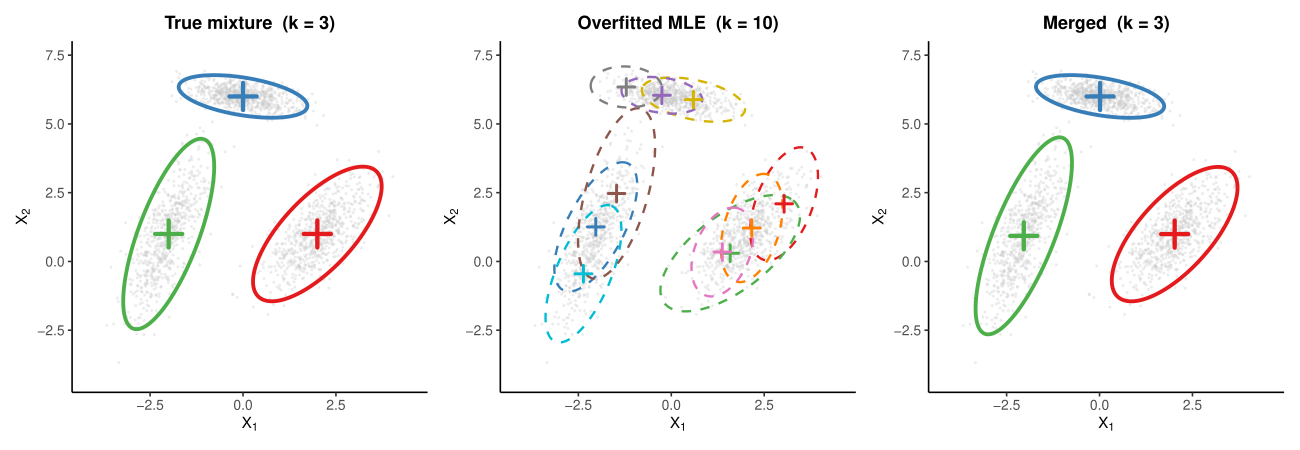

Write the R code that produced this figure.
## Figure 6: 2D demonstration of overfitting + dendrogram merging.
## Simulate n = 2000 observations from a 3-component 2D Gaussian mixture,
## overfit with k = 10, merge via dendrogram_mixing() down to k = 3, and
## show that the merged components closely recover the true Gaussians.

library(dendroMixR)
library(mclust)
library(ggplot2)
library(MASS)
library(patchwork)

# --- Helpers -----------------------------------------------------------------

# 95% confidence ellipse for a 2D Gaussian (mean mu, covariance Sigma)
gauss_ellipse <- function(mu, Sigma, level = 0.95, n_pts = 200) {
  eig  <- eigen(Sigma)
  r    <- sqrt(qchisq(level, df = 2))
  angs <- seq(0, 2 * pi, length.out = n_pts)
  pts  <- t(mu + r * eig$vectors %*% diag(sqrt(eig$values)) %*% rbind(cos(angs), sin(angs)))
  data.frame(x1 = pts[, 1], x2 = pts[, 2])
}

build_ellipses <- function(mus, sigmas, ps) {
  do.call(rbind, lapply(seq_along(ps), function(j) {
    ell      <- gauss_ellipse(mus[j, ], sigmas[[j]])
    ell$comp <- factor(j)
    ell$wt   <- ps[j]
    ell
  }))
}

# --- True parameters (Section 5.1, weakly identifiable setting) -------------

set.seed(42)
n <- 2000

ps0     <- c(1/3, 1/3, 1/3)
mus0    <- matrix(c( 2,  1,
                      0,  6,
                     -2,  1), nrow = 3, byrow = TRUE)
sigmas0 <- list(
  matrix(c( 0.50,  0.50,  0.50,  1.00), 2, 2),
  matrix(c( 0.50, -0.10, -0.10,  0.10), 2, 2),
  matrix(c( 0.25,  0.50,  0.50,  2.00), 2, 2)
)
k0 <- 3

# --- Simulate data -----------------------------------------------------------

z <- sample(k0, n, replace = TRUE, prob = ps0)
x <- matrix(0, n, 2)
for (i in seq_len(n)) x[i, ] <- MASS::mvrnorm(1, mus0[z[i], ], sigmas0[[z[i]]])
df_data <- data.frame(x1 = x[, 1], x2 = x[, 2])

# --- Overfitted MLE: k = 10 --------------------------------------------------

k_over <- 10
cat(sprintf("Fitting k = %d GMM via mclust (VVV)...\n", k_over))
fit_raw     <- Mclust(x, G = k_over, modelNames = "VVV", verbose = FALSE)
ps_over     <- fit_raw$parameters$pro
mus_over    <- t(fit_raw$parameters$mean)           # k_over x 2
sigmas_over <- lapply(seq_len(k_over), function(j)
                 fit_raw$parameters$variance$sigma[, , j])

# --- Dendrogram merging: k = 10 → k = 3 ------------------------------------
# Gs[[1]] = initial 10-component state; Gs[[k_over - k0 + 1]] = 3-component state

cat(sprintf("Merging from k = %d down to k = %d via dendrogram_mixing()...\n",
            k_over, k0))
dmm           <- dendrogram_mixing(ps_over, mus_over, sigmas_over)
G_merged      <- dmm$Gs[[k_over - k0 + 1]]          # after 7 merge steps
ps_merged     <- G_merged$ps
mus_merged    <- matrix(G_merged$thetas, ncol = 2)   # 3 x 2
sigmas_merged <- G_merged$sigmas

# --- Match merged components to true (by nearest-mean, greedy) --------------

dist_mat   <- as.matrix(dist(rbind(mus_merged, mus0)))[seq_len(k0), (k0 + 1):(2 * k0)]
final_match <- integer(k0)   # final_match[j] = true component index for merged j
used        <- logical(k0)
for (j in seq_len(k0)) {
  for (cand in order(dist_mat[j, ])) {
    if (!used[cand]) { final_match[j] <- cand; used[cand] <- TRUE; break }
  }
}
# perm: true component j corresponds to merged component order(final_match)[j]
perm <- order(final_match)

# --- Print parameter comparison ----------------------------------------------

cat("\n=== Merged vs. True component parameters ===\n")
for (j in seq_len(k0)) {
  jm <- perm[j]
  cat(sprintf(
    "Component %d | weight: true=%.3f  merged=%.3f\n",
    j, ps0[j], ps_merged[jm]
  ))
  cat(sprintf(
    "             | mean:   true=(%.3f, %.3f)  merged=(%.3f, %.3f)\n",
    mus0[j, 1], mus0[j, 2], mus_merged[jm, 1], mus_merged[jm, 2]
  ))
}

# --- Build ellipse data frames -----------------------------------------------

ell_true   <- build_ellipses(mus0, sigmas0, ps0)
ell_over   <- build_ellipses(mus_over, sigmas_over, ps_over)
# reorder merged so component j matches true component j
ell_merged <- build_ellipses(mus_merged[perm, , drop = FALSE],
                              sigmas_merged[perm],
                              ps_merged[perm])

ctr_true   <- data.frame(x1 = mus0[, 1],                    x2 = mus0[, 2],                    comp = factor(1:k0))
ctr_over   <- data.frame(x1 = mus_over[, 1],                x2 = mus_over[, 2],                comp = factor(seq_len(k_over)))
ctr_merged <- data.frame(x1 = mus_merged[perm, 1],          x2 = mus_merged[perm, 2],          comp = factor(1:k0))

# --- Colors ------------------------------------------------------------------

cols3 <- c("#e41a1c", "#377eb8", "#4daf4a")   # red / blue / green for k = 3
cols10 <- colorRampPalette(c(
  "#e41a1c", "#ff7f00", "#d4b400",
  "#4daf4a", "#00bcd4", "#377eb8",
  "#9467bd", "#8c564b", "#e377c2", "#7f7f7f"
))(k_over)

xlim_r <- range(x[, 1]) + c(-0.5, 0.5)
ylim_r <- range(x[, 2]) + c(-0.5, 0.5)

# --- Base plot (shared scatter layer) ----------------------------------------

base_plot <- ggplot(df_data, aes(x = x1, y = x2)) +
  geom_point(color = "grey78", alpha = 0.25, size = 0.4) +
  coord_cartesian(xlim = xlim_r, ylim = ylim_r) +
  theme_classic(base_size = 12) +
  theme(
    legend.position    = "none",
    plot.title         = element_text(hjust = 0.5, face = "bold", size = 13),
    axis.title         = element_text(size = 11)
  ) +
  labs(x = expression(X[1]), y = expression(X[2]))

# --- Panel 1: True mixture (k = 3) ------------------------------------------

p1 <- base_plot +
  geom_path(data  = ell_true,
            aes(x = x1, y = x2, group = comp, color = comp),
            linewidth = 1.3) +
  geom_point(data  = ctr_true,
             aes(x = x1, y = x2, color = comp),
             shape = 3, size = 5, stroke = 2.2) +
  scale_color_manual(values = setNames(cols3, 1:k0)) +
  ggtitle("True mixture  (k = 3)")

# --- Panel 2: Overfitted MLE (k = 10) ----------------------------------------

p2 <- base_plot +
  geom_path(data  = ell_over,
            aes(x = x1, y = x2, group = comp, color = comp),
            linewidth = 0.8, linetype = "dashed") +
  geom_point(data  = ctr_over,
             aes(x = x1, y = x2, color = comp),
             shape = 3, size = 3, stroke = 1.5) +
  scale_color_manual(values = setNames(cols10, seq_len(k_over))) +
  ggtitle("Overfitted MLE  (k = 10)")

# --- Panel 3: Merged to k = 3 ------------------------------------------------

p3 <- base_plot +
  geom_path(data  = ell_merged,
            aes(x = x1, y = x2, group = comp, color = comp),
            linewidth = 1.3) +
  geom_point(data  = ctr_merged,
             aes(x = x1, y = x2, color = comp),
             shape = 3, size = 5, stroke = 2.2) +
  scale_color_manual(values = setNames(cols3, 1:k0)) +
  ggtitle("Merged  (k = 3)")

# --- Combine and save --------------------------------------------------------

fig <- p1 | p2 | p3

quartz(width = 13, height = 4.5)
print(fig)

ggsave("code_reproduce_paper/2d-demonstration.pdf", plot = fig, width = 13, height = 4.5)
cat("\nSaved: code_reproduce_paper/2d-demonstration.pdf\n")
